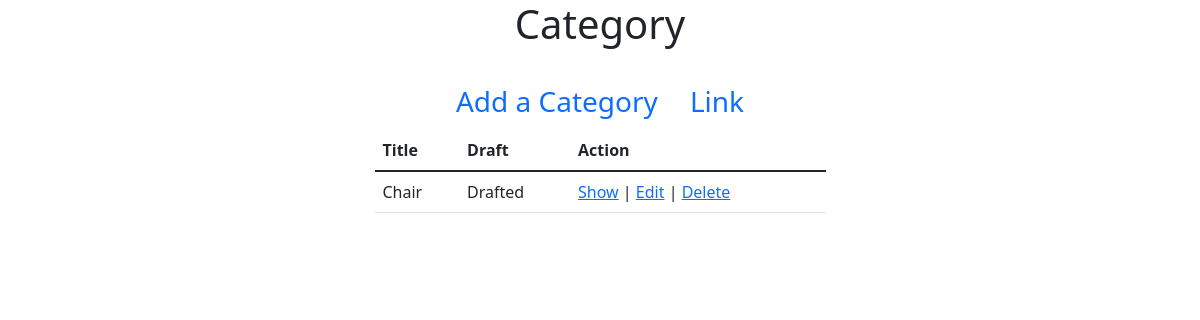
Page /admin/Category/index.php on the earlier database version.
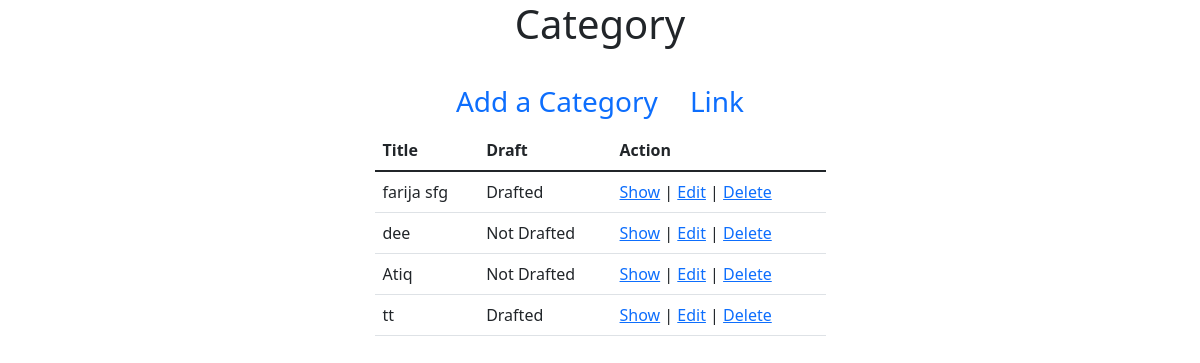
Same page on the later database version.
### tables this page shows
CREATE TABLE `categories` (
  `id` int(11) NOT NULL,
  `name` varchar(255) NOT NULL,
  `link` varchar(255) NOT NULL,
  `is_draft` tinyint(4) NOT NULL DEFAULT '0',
  `created_at` datetime NOT NULL DEFAULT CURRENT_TIMESTAMP,
  `modified_at` datetime NOT NULL DEFAULT CURRENT_TIMESTAMP
);

### src/Category.php (called while the page is built, shortened)
<?php
class Category
{
 public function index(){
     $conn = new PDO("mysql:host=localhost;dbname=ecommerceseip",
         'root', '');
     $conn->setAttribute(PDO::ATTR_ERRMODE,
         PDO::ERRMODE_EXCEPTION);
     $query = "SELECT * FROM `categories`";
     $stmt = $conn->prepare($query);
     $result = $stmt->execute();
     $categorys = $stmt->fetchAll();
     return $categorys;
 }
}

### admin/Category/index.php (the view, shortened to what this page needs)
<?php
$_category= new Category();
$categorys= $_category->index();
?>
<!doctype html>
<html lang="en">
<head>
    <link href="https://cdn.jsdelivr.net/npm/bootstrap@5.1.3/dist/css/bootstrap.min.css" rel="stylesheet">
</head>
<body>
<section>
    <div class="container">
        <div class="row justify-content-center">
            <div class="col-md-5">
                <h1 class="text-center mb-4">Category</h1>
                <ul class="nav justify-content-center fs-3">
                    <li class="nav-item">
                        <a class="nav-link active" aria-current="page" href="create.php">
                            Add a Category
                        </a>
                    </li>
                    <li class="nav-item">
                        <a class="nav-link" href="#">Link</a>
                    </li>
                </ul>
                <table class="table">
                    <thead>
                    <tr>
                        <th scope="col">Title</th>
                        <th scope="col">Draft</th>
                        <th scope="col">Action</th>
                    </tr>
                    </thead>
                    <tbody>
                    <?php
                    if (count($categorys) > 0):
                        foreach ($categorys as $category):
                            ?>
                            <tr>
                                <td><?= $category['name']?></td>
                                <td><?= $category['is_draft'] ? 'Drafted' : 'Not Drafted'?></td>
                                <td><a href="show.php?id=<?=$category['id'];?>">Show</a>
                                    |
                                    <a href="edit.php?id=<?=$category['id'];?>">Edit</a>
                                    |
                                    <a href="delete.php?id=<?=$category['id'];?>"
                                       onclick="return confirm('Are you sure you want to delete?')">
                                        Delete
                                    </a>
                                </td>
                            </tr>
                        <?php
                        endforeach;
                    endif;
                    ?>
                    </tbody>
                </table>
            </div>
        </div>
    </div>
</section>
</body>
</html>

Differences in the rows shown:
removed categories: name "Chair", is_draft "Drafted"
added categories: name "farija sfg", is_draft "Drafted"
added categories: name "dee", is_draft "Not Drafted"
added categories: name "Atiq", is_draft "Not Drafted"
added categories: name "tt", is_draft "Drafted"
